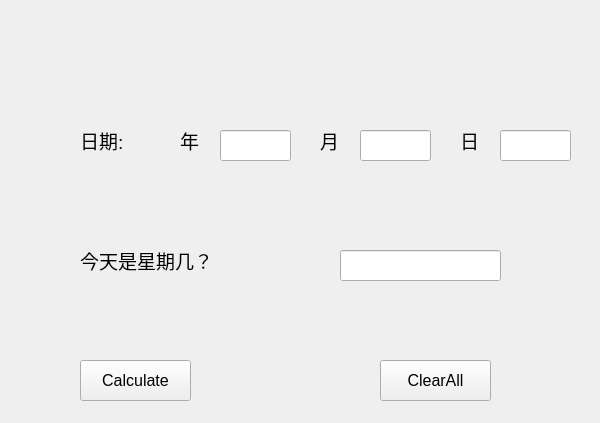
<?xml version="1.0" encoding="UTF-8"?>
<ui version="4.0">
 <class>change_widget</class>
 <widget class="QWidget" name="change_widget">
  <property name="geometry">
   <rect>
    <x>0</x>
    <y>0</y>
    <width>600</width>
    <height>423</height>
   </rect>
  </property>
  <property name="windowTitle">
   <string>Form</string>
  </property>
  <widget class="QWidget" name="widget" native="true">
   <property name="geometry">
    <rect>
     <x>0</x>
     <y>0</y>
     <width>601</width>
     <height>591</height>
    </rect>
   </property>
   <property name="styleSheet">
    <string notr="true">background-image: url(:/image/big_background.png);</string>
   </property>
   <widget class="QLabel" name="label_4">
    <property name="geometry">
     <rect>
      <x>180</x>
      <y>120</y>
      <width>41</width>
      <height>41</height>
     </rect>
    </property>
    <property name="font">
     <font>
      <family>Arial</family>
      <pointsize>14</pointsize>
     </font>
    </property>
    <property name="text">
     <string>年</string>
    </property>
   </widget>
   <widget class="QLabel" name="label_5">
    <property name="geometry">
     <rect>
      <x>320</x>
      <y>120</y>
      <width>41</width>
      <height>41</height>
     </rect>
    </property>
    <property name="font">
     <font>
      <family>Arial</family>
      <pointsize>14</pointsize>
     </font>
    </property>
    <property name="text">
     <string>月</string>
    </property>
   </widget>
   <widget class="QLabel" name="label_6">
    <property name="geometry">
     <rect>
      <x>460</x>
      <y>120</y>
      <width>41</width>
      <height>41</height>
     </rect>
    </property>
    <property name="font">
     <font>
      <family>Arial</family>
      <pointsize>14</pointsize>
     </font>
    </property>
    <property name="text">
     <string>日</string>
    </property>
   </widget>
   <widget class="QPushButton" name="btn_calculate">
    <property name="geometry">
     <rect>
      <x>80</x>
      <y>360</y>
      <width>111</width>
      <height>41</height>
     </rect>
    </property>
    <property name="font">
     <font>
      <family>Arial</family>
      <pointsize>12</pointsize>
     </font>
    </property>
    <property name="text">
     <string>Calculate</string>
    </property>
   </widget>
   <widget class="QLabel" name="label_2">
    <property name="geometry">
     <rect>
      <x>80</x>
      <y>120</y>
      <width>91</width>
      <height>41</height>
     </rect>
    </property>
    <property name="font">
     <font>
      <family>Arial</family>
      <pointsize>14</pointsize>
     </font>
    </property>
    <property name="text">
     <string>日期:</string>
    </property>
   </widget>
   <widget class="QPushButton" name="btn_clearall">
    <property name="geometry">
     <rect>
      <x>380</x>
      <y>360</y>
      <width>111</width>
      <height>41</height>
     </rect>
    </property>
    <property name="font">
     <font>
      <family>Arial</family>
      <pointsize>12</pointsize>
     </font>
    </property>
    <property name="text">
     <string>ClearAll</string>
    </property>
   </widget>
   <widget class="QLineEdit" name="lineEdit_d">
    <property name="geometry">
     <rect>
      <x>500</x>
      <y>130</y>
      <width>71</width>
      <height>31</height>
     </rect>
    </property>
   </widget>
   <widget class="QLineEdit" name="lineEdit_3">
    <property name="geometry">
     <rect>
      <x>340</x>
      <y>250</y>
      <width>161</width>
      <height>31</height>
     </rect>
    </property>
   </widget>
   <widget class="QLabel" name="label_3">
    <property name="geometry">
     <rect>
      <x>80</x>
      <y>240</y>
      <width>191</width>
      <height>41</height>
     </rect>
    </property>
    <property name="font">
     <font>
      <family>Arial</family>
      <pointsize>14</pointsize>
     </font>
    </property>
    <property name="text">
     <string>今天是星期几？</string>
    </property>
   </widget>
   <widget class="QLineEdit" name="lineEdit_m">
    <property name="geometry">
     <rect>
      <x>360</x>
      <y>130</y>
      <width>71</width>
      <height>31</height>
     </rect>
    </property>
   </widget>
   <widget class="QLineEdit" name="lineEdit_y">
    <property name="geometry">
     <rect>
      <x>220</x>
      <y>130</y>
      <width>71</width>
      <height>31</height>
     </rect>
    </property>
   </widget>
  </widget>
 </widget>
 <resources/>
 <connections/>
</ui>
